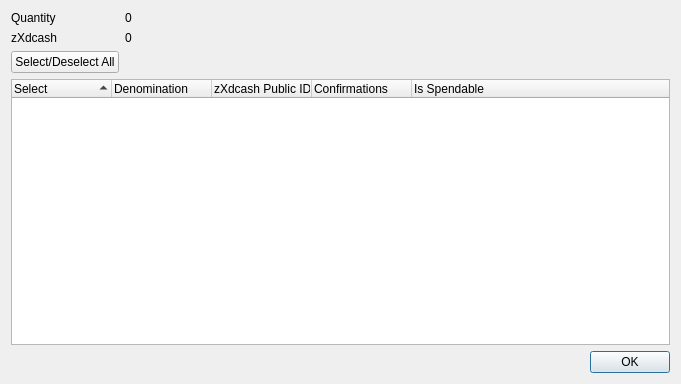
<?xml version="1.0" encoding="UTF-8"?>
<ui version="4.0">
 <class>ZXdcashControlDialog</class>
 <widget class="QDialog" name="ZXdcashControlDialog">
  <property name="geometry">
   <rect>
    <x>0</x>
    <y>0</y>
    <width>681</width>
    <height>384</height>
   </rect>
  </property>
  <property name="minimumSize">
   <size>
    <width>681</width>
    <height>384</height>
   </size>
  </property>
  <property name="windowTitle">
   <string>Select zXdcash to Spend</string>
  </property>
  <layout class="QGridLayout" name="gridLayout">
   <item row="0" column="0">
    <layout class="QFormLayout" name="formLayout">
     <property name="sizeConstraint">
      <enum>QLayout::SetDefaultConstraint</enum>
     </property>
     <item row="0" column="0">
      <widget class="QLabel" name="labelQuantity">
       <property name="text">
        <string>Quantity</string>
       </property>
      </widget>
     </item>
     <item row="0" column="1">
      <widget class="QLabel" name="labelQuantity_int">
       <property name="text">
        <string>0</string>
       </property>
      </widget>
     </item>
     <item row="1" column="0">
      <widget class="QLabel" name="labelZXdcash">
       <property name="text">
        <string>zXdcash</string>
       </property>
      </widget>
     </item>
     <item row="1" column="1">
      <widget class="QLabel" name="labelZXdcash_int">
       <property name="text">
        <string>0</string>
       </property>
      </widget>
     </item>
     <item row="2" column="0">
      <widget class="QPushButton" name="pushButtonAll">
       <property name="text">
        <string>Select/Deselect All</string>
       </property>
      </widget>
     </item>
    </layout>
   </item>
   <item row="1" column="0">
    <layout class="QVBoxLayout" name="verticalLayout">
     <item>
      <widget class="QTreeWidget" name="treeWidget">
       <property name="minimumSize">
        <size>
         <width>0</width>
         <height>250</height>
        </size>
       </property>
       <property name="alternatingRowColors">
        <bool>true</bool>
       </property>
       <property name="sortingEnabled">
        <bool>true</bool>
       </property>
       <property name="columnCount">
        <number>5</number>
       </property>
       <attribute name="headerDefaultSectionSize">
        <number>100</number>
       </attribute>
       <column>
        <property name="text">
         <string notr="true">Select</string>
        </property>
       </column>
       <column>
        <property name="text">
         <string notr="true">Denomination</string>
        </property>
       </column>
       <column>
        <property name="text">
         <string notr="true">zXdcash Public ID</string>
        </property>
       </column>
       <column>
        <property name="text">
         <string notr="true">Confirmations</string>
        </property>
       </column>
       <column>
        <property name="text">
         <string>Is Spendable</string>
        </property>
       </column>
      </widget>
     </item>
     <item>
      <widget class="QDialogButtonBox" name="buttonBox">
       <property name="orientation">
        <enum>Qt::Horizontal</enum>
       </property>
       <property name="standardButtons">
        <set>QDialogButtonBox::Ok</set>
       </property>
      </widget>
     </item>
    </layout>
   </item>
  </layout>
 </widget>
 <resources/>
 <connections>
  <connection>
   <sender>buttonBox</sender>
   <signal>accepted()</signal>
   <receiver>ZXdcashControlDialog</receiver>
   <slot>accept()</slot>
   <hints>
    <hint type="sourcelabel">
     <x>248</x>
     <y>254</y>
    </hint>
    <hint type="destinationlabel">
     <x>157</x>
     <y>274</y>
    </hint>
   </hints>
  </connection>
  <connection>
   <sender>buttonBox</sender>
   <signal>rejected()</signal>
   <receiver>ZXdcashControlDialog</receiver>
   <slot>reject()</slot>
   <hints>
    <hint type="sourcelabel">
     <x>316</x>
     <y>260</y>
    </hint>
    <hint type="destinationlabel">
     <x>286</x>
     <y>274</y>
    </hint>
   </hints>
  </connection>
 </connections>
</ui>
